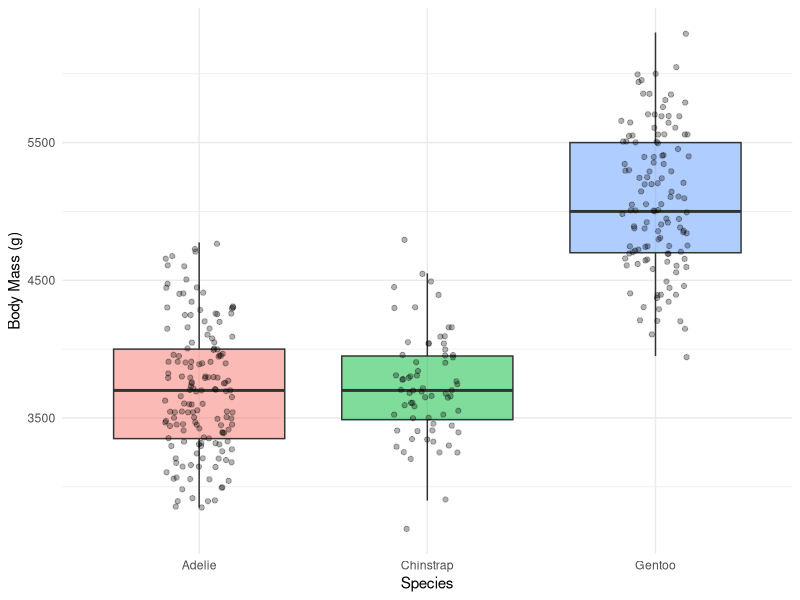
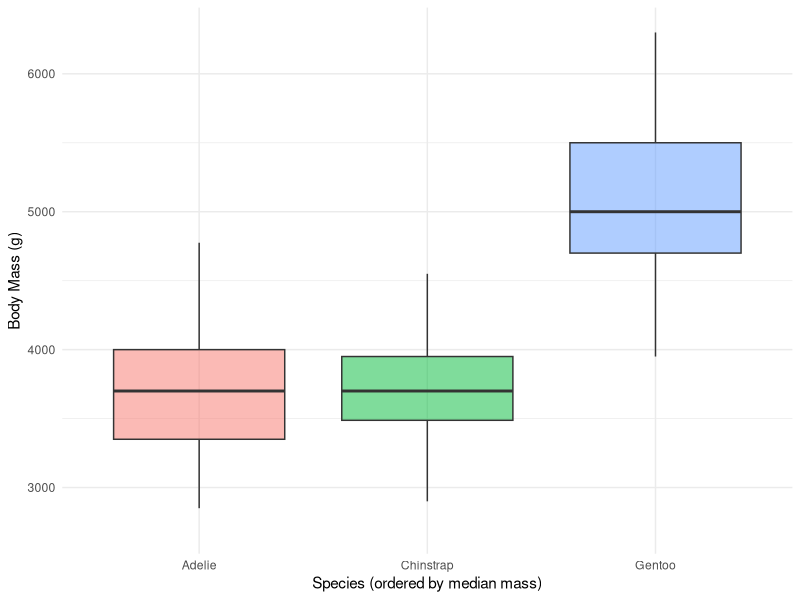

These figures' R source, in order:
## ---- chunk 1
#| echo: false
knitr::opts_chunk$set(echo = TRUE, warning = FALSE, message = FALSE)
options(width = 65)   # printed R output wraps at 65 too
## ---- chunk 2
# Load packages at the top — always -------------------
library(tidyverse)      # wrangling + ggplot2
library(palmerpenguins) # the penguins data
library(car)            # Anova()
## ---- chunk 3
# Drop rows missing mass or species -------------------
penguins_df <- penguins %>%
  drop_na(body_mass_g, species)

penguins_df %>% count(species)
## ---- chunk 4
#| fig-format: png
#| fig-height: 2.4
#| fig-alt: "Boxplot of penguin body mass in grams by species (Adelie, Chinstrap, Gentoo) with jittered individual points overlaid, showing Gentoo penguins noticeably heavier than the other two species, which sit at about the same level."
mass_box_plot <- penguins_df %>%
  ggplot(aes(x = species, y = body_mass_g, fill = species)) +
  geom_boxplot(alpha = 0.5, outlier.shape = NA) +
  geom_jitter(width = 0.15, alpha = 0.3, size = 1.5) +
  labs(x = "Species", y = "Body Mass (g)") +
  theme_minimal() +
  theme(legend.position = "none")

mass_box_plot
## ---- chunk 5
class(penguins_df$species)   # "factor"
levels(penguins_df$species)  # the stored order
## ---- chunk 6
#| fig-format: png
#| fig-height: 2.5
#| fig-alt: "The same penguin body-mass boxplot with species reordered by median mass from lightest to heaviest: Adelie, Chinstrap, Gentoo. The order is now data-driven rather than alphabetical."
penguins_df %>%
  mutate(species = fct_reorder(species, body_mass_g,
                               .fun = median)) %>%
  ggplot(aes(x = species, y = body_mass_g, fill = species)) +
  geom_boxplot(alpha = 0.5, outlier.shape = NA) +
  labs(x = "Species (ordered by median mass)",
       y = "Body Mass (g)") +
  theme_minimal() +
  theme(legend.position = "none")
## ---- chunk 7
# ANOVA is a linear model with a categorical X --------
mass_model <- lm(body_mass_g ~ species, data = penguins_df)
## ---- chunk 8
coef(mass_model)
## ---- chunk 9
# Make Gentoo the reference instead -------------------
penguins_relevel <- penguins_df %>%
  mutate(species = fct_relevel(species, "Gentoo"))

mass_model_gentoo <- lm(body_mass_g ~ species,
                        data = penguins_relevel)
coef(mass_model_gentoo)
## ---- chunk 10
# The classic ANOVA table -----------------------------
mass_aov <- aov(body_mass_g ~ species, data = penguins_df)
summary(mass_aov)
## ---- chunk 11
# No type argument = Type II --------------------------
Anova(mass_model)
## ---- chunk 12
# What is R using right now? --------------------------
getOption("contrasts")
## ---- chunk 13
# 1. change the option -------------------------------
options(contrasts = c("contr.sum", "contr.poly"))

# 2. REFIT the model under the new coding ------------
mass_model_sum <- lm(body_mass_g ~ species,
                     data = penguins_df)

# 3. now Type III means what it says -----------------
Anova(mass_model_sum, type = 3)
## ---- chunk 14
# Put R back the way you found it ---------------------
options(contrasts = c("contr.treatment", "contr.poly"))

getOption("contrasts")
## ---- chunk 15
# The numbers you need, in one table ------------------
Anova(mass_model)
